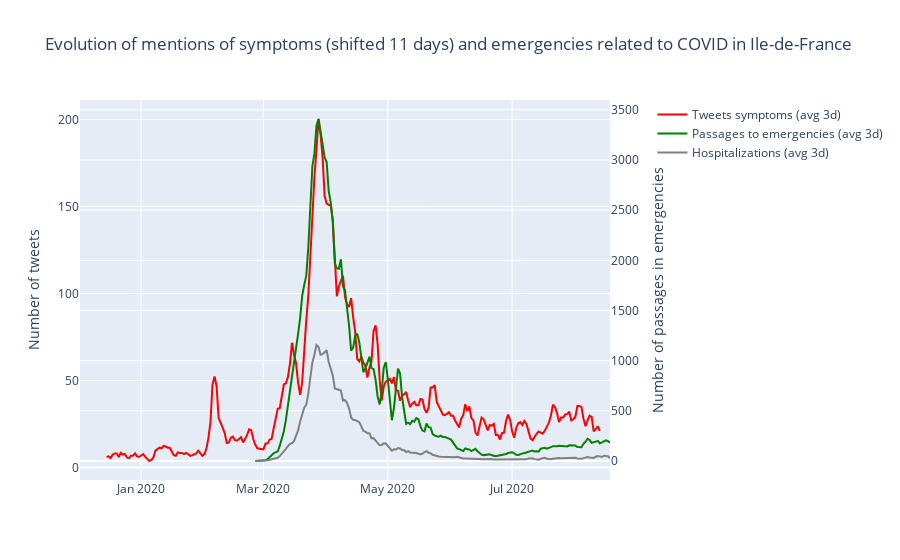

This figure's notebook cell:
### Markdown cell above
We shift the tweets curve by 11 days and find that the two curves superpose.

### Code cell
def plot_shifted_emergencies(lag) :
    
    # Shift : 
    tweets_symptoms['symptom_shift'] = tweets_symptoms['has_symptom'].shift(lag)
    tweets_symptoms['symptom_shift_3'] = tweets_symptoms['has_symptom_mean_3'].shift(lag)

    
    symptoms = 'symptom_shift'
    #label_emergency = emergencies_dict.get(type_emergency)
    
    traces=[]
    traces.append(go.Scatter(x = tweets_symptoms['day'],
                            y = tweets_symptoms['symptom_shift_3'].values,
                            mode = 'lines',
                             line=dict(color='red'),
                            name = 'Tweets symptoms (avg 3d)',
                            yaxis="y1"))

    traces.append(go.Scatter(x = urgences.date_de_passage, 
                             y = urgences['nbre_pass_corona_mean_3'],
                             mode = 'lines',
                             name = 'Passages to emergencies (avg 3d)',
                             line=dict(color='green'),
                             yaxis="y2"))
    traces.append(go.Scatter(x = urgences.date_de_passage, 
                             y = urgences['nbre_hospit_corona_mean_3'],
                             mode = 'lines',
                             name = 'Hospitalizations (avg 3d)',
                             line=dict(color='grey'),
                             yaxis="y2"))
    
    layout = go.Layout(title="Evolution of mentions of symptoms (shifted 11 days) and emergencies related to COVID in Ile-de-France",
                        legend={"x" : 1.08, "y" : 1},
                       yaxis=dict(title='Number of tweets'),
                       yaxis2=dict(title='Number of passages in emergencies',
                                   overlaying='y',
                                   side='right'))
    
    fig = go.Figure(traces, layout)
    py.iplot(fig)
    
plot_shifted_emergencies(lag=11)

### Figure 1 — Plotly figure (JSON) as saved in the notebook; plotly's stock layout.template omitted (floating-point values rounded to 4 significant figures; data arrays with more than 128 entries replaced by an {"elided": "..."} marker saying what was removed)
{"data": [{"line": {"color": "red"}, "mode": "lines", "name": "Tweets symptoms (avg 3d)", "type": "scatter", "x": {"elided": "256 str values"}, "y": {"elided": "256 float values"}, "yaxis": "y"}, {"line": {"color": "green"}, "mode": "lines", "name": "Passages to emergencies (avg 3d)", "type": "scatter", "x": {"elided": "177 str values"}, "y": {"elided": "177 float values"}, "yaxis": "y2"}, {"line": {"color": "grey"}, "mode": "lines", "name": "Hospitalizations (avg 3d)", "type": "scatter", "x": {"elided": "177 str values"}, "y": {"elided": "177 float values"}, "yaxis": "y2"}], "layout": {"legend": {"x": 1.08, "y": 1}, "title": {"text": "Evolution of mentions of symptoms (shifted 11 days) and emergencies related to COVID in Ile-de-France"}, "yaxis": {"title": {"text": "Number of tweets"}}, "yaxis2": {"overlaying": "y", "side": "right", "title": {"text": "Number of passages in emergencies"}}}}
